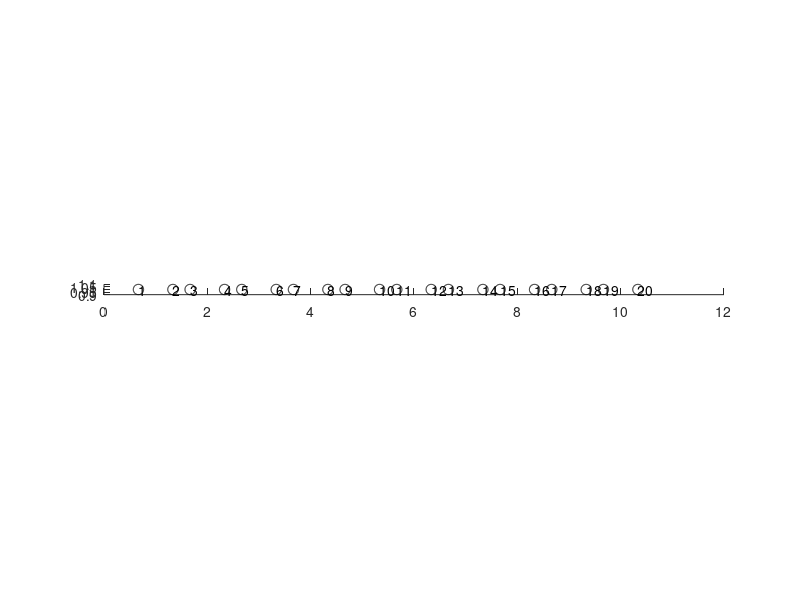

Here is the MATLAB script that generated this plot: (Note: this script raises an error after producing the figure.)
%
%
% 
%%%%%%%%%%%%%%%%%%%%%%%%%%%%%%%%%%%%
%
%
%%%%%%%%%%%%%%%%%%%%%%%%%%%%%%%%%%%%
clear all
%% Define parameters
%%% Geometry
D = 1; 
L1z = D;
L2z = 0;
L2y = D;
L1 = [0,0,L1z];
L2 = [0,L2y,L2z];
Nl = 10; % Number of unit cells in one direction
N = 2*Nl;
Nn = 2; 

R = 0.1*ones(1,N);


c10 = -1/3*L1;
c20 = 1/3*L1;
c = [];
counter = 1;
for l1 = 1:Nl
    for l2 = 1:1
        c = [c; c10 + l1*L1 + l2*L2; c20 + l1*L1 + l2*L2];
        ind(l1,l2) = counter;
        counter = counter + 1;
    end
end

%%% Plot the geometry
figure, hold on
t = linspace(0,2*pi);
for n = 1:N
    plot(c(n,3)+R(n)*cos(t), c(n,2)+R(n)*sin(t),'k')  
    text(c(n,3),c(n,2),num2str(n))
end
daspect([1 1 1])
hold off
close 

vol = 4*pi*R.^3/3;
k0 = 0.0000001;
delta = 1./9000;
v2 = ones(1,N);
N_multi = 2;

%%% Compute the static capacitance matrix
% Maximum order for multipole expansion (n = 0, 1, ..., N_multi)
% If we use higher order, then accuracy improves. Usually 0 is sufficiently large.
gamma_skin = 0;

matC_static = MakeC_mn(R,c,k0,N_multi);
GCM_static = diag(delta.*v2./vol)*matC_static;

%%% Compute eigenmodes
[evec_static,eval_static] = eig(GCM_static);
[resonances_static,I] = sort(sqrt(diag(eval_static)),'ComparisonMethod','real');
modes_static = evec_static(:,I);

figure
hold on
for j = 1:N
    subplot(5,N/5,j); 
    plot(1:N,real(modes_static(:,j)))
end

%%% Compute the skin capacitance matrix using Multipole

matC_skin = MakeCmn_skin(0,R,c,k0,N_multi);
GCM_skin = diag(delta.*v2./vol)*matC_skin;

%%% Compute eigenmodes
[evec_skin,eval_skin] = eig(GCM_skin);
[resonances_skin,I] = sort(sqrt(diag(eval_skin)),'ComparisonMethod','real');
modes_skin = evec_skin(:,I);

figure
hold on
for j = 1:N
    subplot(5,N/5,j); 
    plot(1:N,real(modes_skin(:,j)))
end

%%% Asymptotic 
matC_asym = makeC_skin_asymp(matC_static,gamma_skin,c,N);
GCM_asym = diag(delta.*v2./vol)*matC_asym;

[evec_asym,eval] = eig(GCM_asym);
modes_asym = evec_asym(:,I);

figure
hold on
for j = 1:N
    subplot(5,N/5,j); 
    plot(1:N,real(modes_asym(:,j)))
end